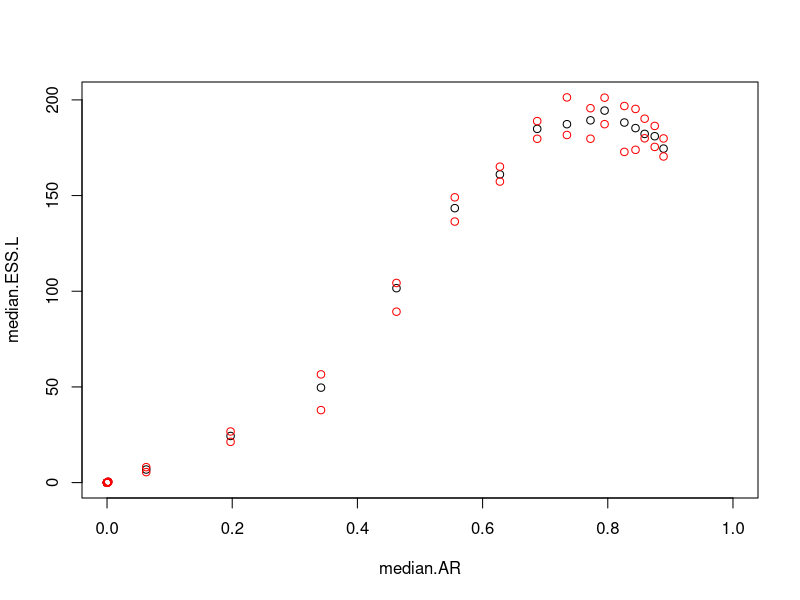
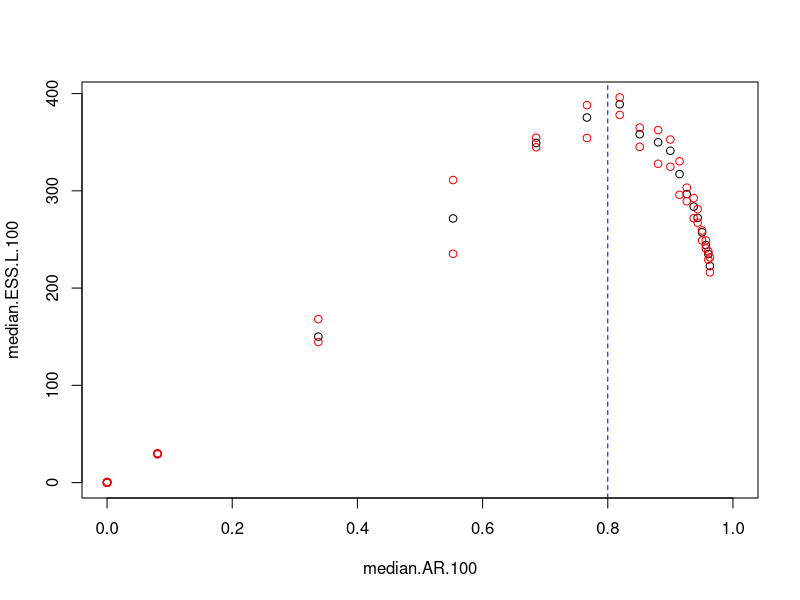
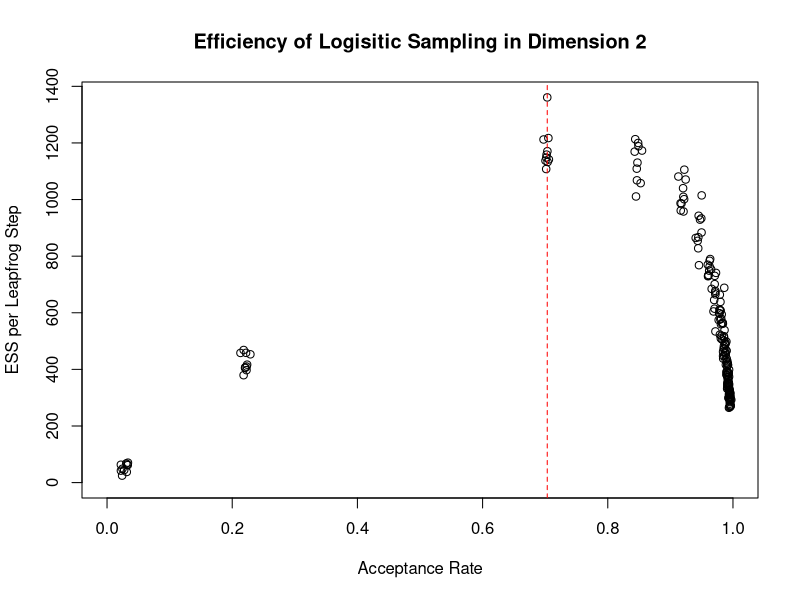
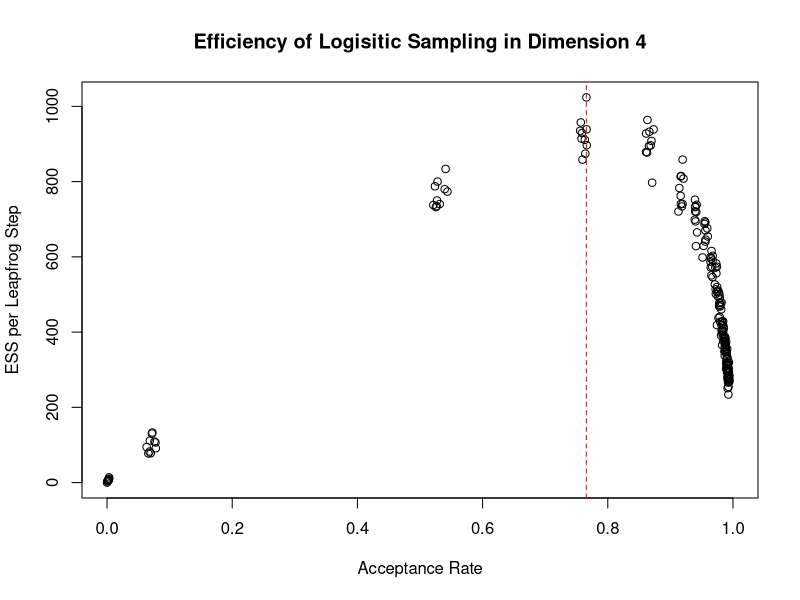
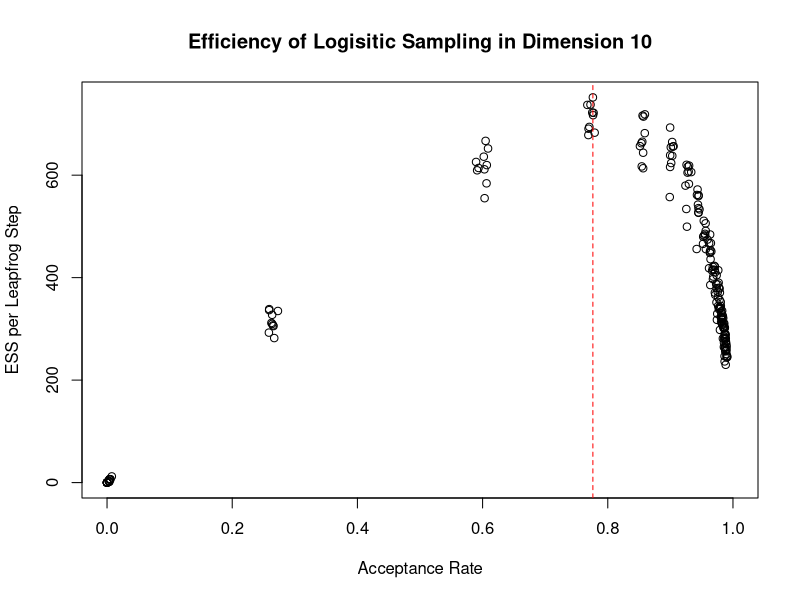
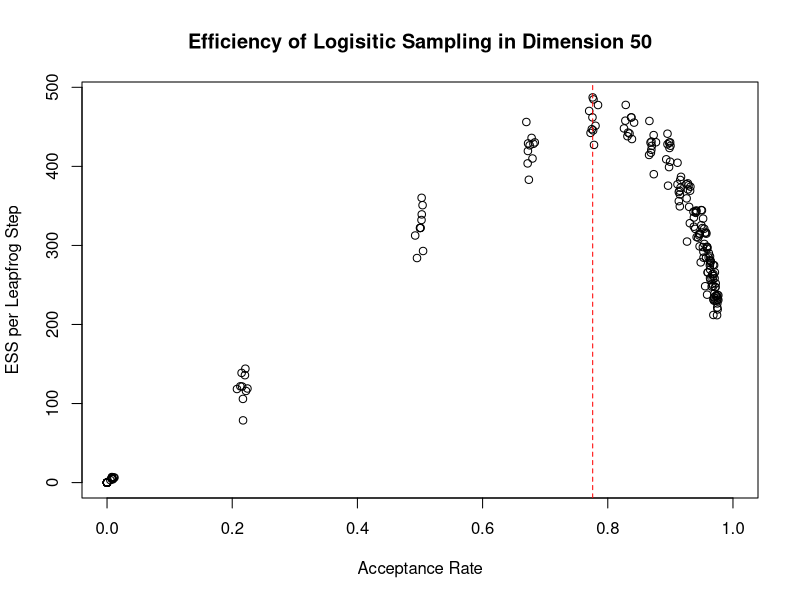
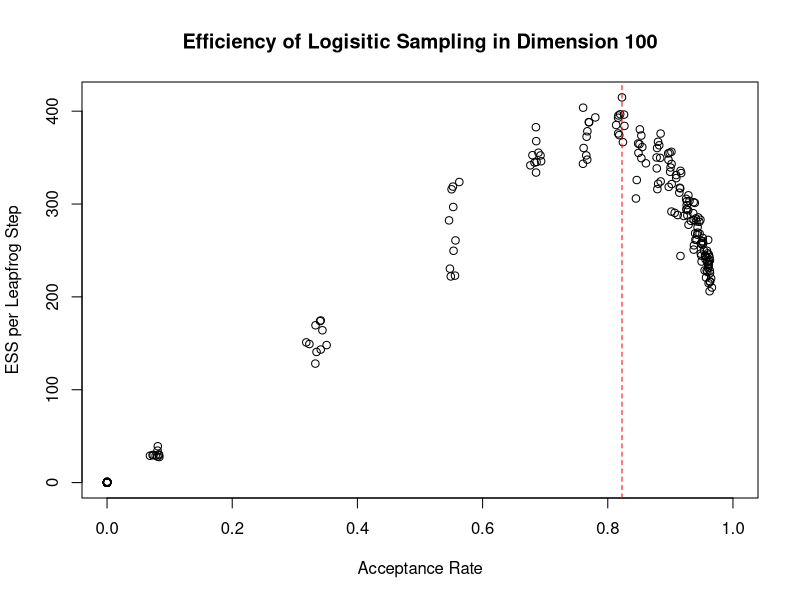
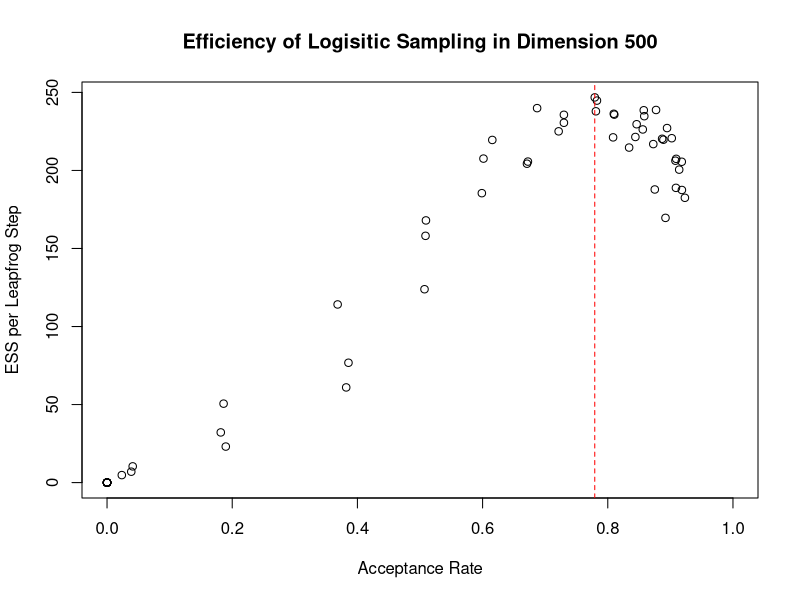

Write R code to recreate these figures, in order.
#''
#'
#' Optimal Acceptance Rate Graphs
#'
#'

output.lower = read.csv("Output Data/Logistic_HMC_With_Increasing_Dimension (2, 4, 10, 50, 100).csv")

output.100 = output.lower[output.lower$Dimension == 100,]
output.500 = read.csv("Output Data/Logistic_HMC_With_Increasing_Dimension (500).csv")
output.1000 = read.csv("Output Data/Logistic_HMC_With_Increasing_Dimension(1000).csv")

output = rbind(output.lower, output.500, output.1000)

median.ESS.L = c()
UQ.ESS.L = c()
LQ.ESS.L = c()
median.AR = c()
for(i in 1:20){
  median.ESS.L[i] = median(output.1000$ESS.L[output.1000$L == i])
  UQ.ESS.L[i] = quantile(output.1000$ESS.L[output.1000$L == i], probs = 0.75) 
  LQ.ESS.L[i] = quantile(output.1000$ESS.L[output.1000$L == i], probs = 0.25) 
  median.AR[i] = median(output.1000$AR[output.1000$L == i])
}

plot(median.AR, median.ESS.L, ylim = c(0, max(UQ.ESS.L)), xlim = c(0,1))

points(median.AR, LQ.ESS.L, col = 'red')
points(median.AR, UQ.ESS.L, col = 'red')

median.ESS.L.100 = c()
UQ.ESS.L.100 = c()
LQ.ESS.L.100 = c()
median.AR.100 = c()
for(i in 1:20){
  median.ESS.L.100[i] = median(output.100$ESS.L[output.100$L == i])
  UQ.ESS.L.100[i] = quantile(output.100$ESS.L[output.100$L == i], probs = 0.75) 
  LQ.ESS.L.100[i] = quantile(output.100$ESS.L[output.100$L == i], probs = 0.25) 
  median.AR.100[i] = median(output.100$AR[output.100$L == i])
}


plot(median.AR.100, median.ESS.L.100, ylim = c(0, max(UQ.ESS.L.100)), xlim = c(0,1))

points(median.AR.100, LQ.ESS.L.100, col = 'red')
points(median.AR.100, UQ.ESS.L.100, col = 'red')

abline(v = 0.8, col = 'blue', lty = 2)
L.list = 1:20
d.list = c(2, 4, 10, 50, 100, 500, 1000)

d = c()
L = c()
for(i in  1:length(L.list)){
  for(j in 1:length(d.list)){
    
    mean.ESS.L = mean
    
  }
}


write.csv(output, file = "Optimal Acceptance Rate Results")

d = c(2, 4, 10, 50, 100, 500, 1000)
par(mfrow=c(1,1))
for(i in 1:length(d)){
  output.d = output[output$Dimension == d[i],]
  plot(output.d$AR, output.d$ESS.L, 
       ylab = "ESS per Leapfrog Step", xlab = "Acceptance Rate", main = paste("Efficiency of Logisitic Sampling in Dimension", d[i], sep = " "),
       col = 1, 
       ylim = c(0, max(output.d$ESS.L)), xlim = c(0,1))
  abline(v = output.d$AR[which.max(output.d$ESS.L)], col = 'red', lty = 2)
}
plot(output$AR[output$Dimension==d[i]], output$ESS.L[output$Dimension==d[i]], 
     ylab = "ESS per Leapfrog Step", xlab = "Acceptance Rate", main = paste("Efficiency of Logisitic Sampling in Dimension", d[i], sep = ""),
     col = 1, 
     ylim = c(0, max(output$ESS.L[output$Dimension==2])), xlim = c(0,1))
plot(output$AR[output$Dimension==4], output$ESS.L[output$Dimension==4], 
     ylab = "ESS per Leapfrog Step", xlab = "Acceptance Rate", main = "Efficiency of Logisitic Sampling in Dimension 4",
     col = 1, 
     ylim = c(0, max(output$ESS.L[output$Dimension==4])), xlim = c(0,1))
plot(output$AR[output$Dimension==10], output$ESS.L[output$Dimension==10], 
     ylab = "ESS per Leapfrog Step", xlab = "Acceptance Rate", main = "Efficiency of Logisitic Sampling in Dimension 10",
     col = 1, 
     ylim = c(0, max(output$ESS.L[output$Dimension==10])), xlim = c(0,1))
plot(output$AR[output$Dimension==50], output$ESS.L[output$Dimension==50], 
     ylab = "ESS per Leapfrog Step", xlab = "Acceptance Rate", main = "Efficiency of Logisitic Sampling in Dimension 50",
     col = 1, 
     ylim = c(0, max(output$ESS.L[output$Dimension==50])), xlim = c(0,1))
plot(output$AR[output$Dimension==100], output$ESS.L[output$Dimension==100], 
     ylab = "ESS per Leapfrog Step", xlab = "Acceptance Rate", main = "Efficiency of Logisitic Sampling in Dimension 100",
     col = 1, 
     ylim = c(0, max(output$ESS.L[output$Dimension==100])), xlim = c(0,1))



